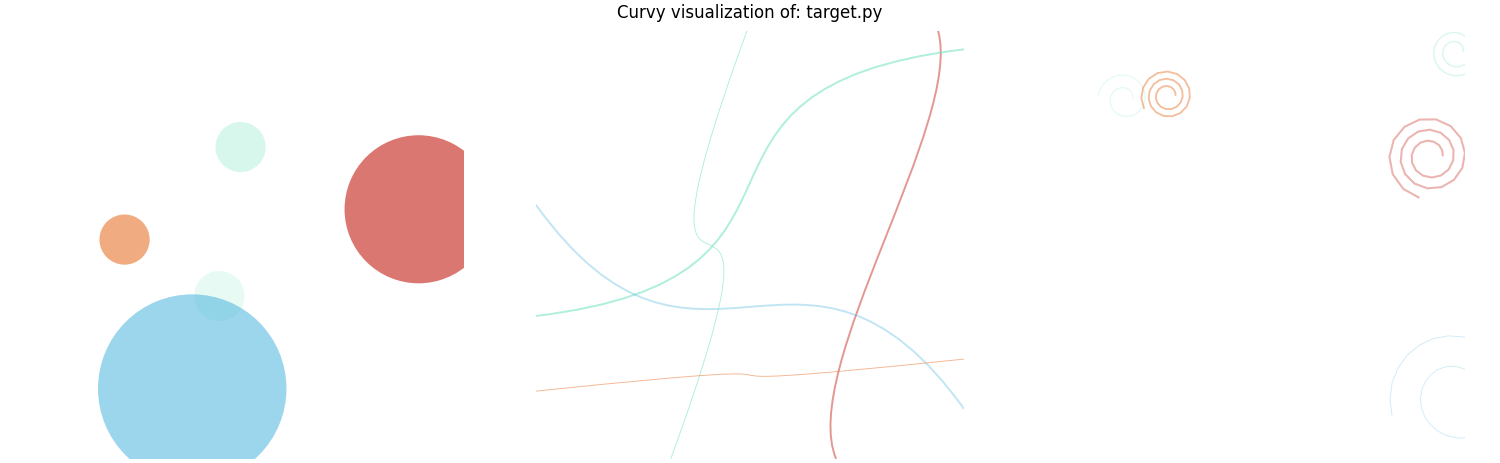

Source code (Python):
#!/usr/bin/env python3
import argparse
import io
import keyword
import math
import random
import tokenize

import matplotlib.pyplot as plt
from matplotlib.path import Path
from matplotlib.patches import PathPatch, Circle


def read_text(path):
    """Read the file as plain text, never executing it."""
    with open(path, "r", encoding="utf-8", errors="replace") as f:
        return f.read()


# --- Tokenization & grouping -------------------------------------------------


def tokenize_source(text):
    """
    Tokenize Python source and group tokens into semantic categories.
    """
    result = []
    reader = io.StringIO(text).readline

    try:
        for tok in tokenize.generate_tokens(reader):
            tok_type, tok_str, start, end, line = tok
            if tok_type in (tokenize.ENCODING, tokenize.NL, tokenize.ENDMARKER):
                continue

            if tok_type == tokenize.COMMENT:
                group = "comment"
            elif tok_type == tokenize.STRING:
                group = "string"
            elif tok_type == tokenize.NUMBER:
                group = "number"
            elif tok_type == tokenize.OP:
                group = "op"
            elif tok_type == tokenize.NAME:
                if keyword.iskeyword(tok_str):
                    group = "keyword"
                else:
                    group = "name"
            else:
                group = "other"

            weight = max(1, len(tok_str))
            result.append(
                {
                    "text": tok_str,
                    "group": group,
                    "weight": weight,
                }
            )
    except tokenize.TokenError:
        result.append({"text": text, "group": "other", "weight": len(text) or 1})

    return result


# --- Utility -----------------------------------------------------------------


PALETTE = {
    "background": "#111111",
    "keyword": "#312AF4",
    "name": "#C41F16",
    "string": "#46B2DD",
    "number": "#151F53",
    "comment": "#E5D7CC",
    "op": "#78E4C4",
    "other": "#EA8040",
}


def color_for_group(group):
    return PALETTE.get(group, PALETTE["other"])


def make_rng_from_text(text):
    seed = hash(text) & 0xFFFFFFFF
    return random.Random(seed)


# --- Curve layouts -----------------------------------------------------------


def build_orbit_layers(tokens, max_items, rng):
    """
    First panel: layered translucent circles ("orbits") around the centre.
    """
    if not tokens:
        return []

    total_weight = sum(t["weight"] for t in tokens) or 1.0

    elements = []
    count = 0
    for t in tokens:
        if count >= max_items:
            break
        group = t["group"]
        w = t["weight"]
        size_factor = 0.03 + 0.12 * (w / total_weight * len(tokens))
        size = max(0.01, min(0.22, size_factor))

        # polar coordinates around centre
        angle = rng.random() * 2 * math.pi
        radius = 0.1 + 0.35 * rng.random()
        cx = 0.5 + radius * math.cos(angle)
        cy = 0.5 + radius * math.sin(angle)

        alpha = 0.15 + 0.6 * rng.random()

        elements.append(
            {
                "type": "circle",
                "x": cx,
                "y": cy,
                "r": size,
                "group": group,
                "alpha": alpha,
            }
        )
        count += 1

    return elements


def build_ribbon_paths(tokens, max_items, rng):
    """
    Second panel: flowing cubic Bezier ribbons across the canvas.
    """
    if not tokens:
        return []

    elements = []
    count = 0
    for t in tokens:
        if count >= max_items:
            break

        group = t["group"]
        w = t["weight"]

        # start edge chosen by group
        side_choice = {
            "keyword": 0,
            "name": 1,
            "string": 2,
            "comment": 3,
        }.get(group, rng.randint(0, 3))

        if side_choice == 0:  # left → right
            x0, y0 = 0.0, rng.random()
            x3, y3 = 1.0, rng.random()
        elif side_choice == 1:  # bottom → top
            x0, y0 = rng.random(), 0.0
            x3, y3 = rng.random(), 1.0
        elif side_choice == 2:  # right → left
            x0, y0 = 1.0, rng.random()
            x3, y3 = 0.0, rng.random()
        else:  # top → bottom
            x0, y0 = rng.random(), 1.0
            x3, y3 = rng.random(), 0.0

        # control points with some curvature
        midx = (x0 + x3) / 2.0
        midy = (y0 + y3) / 2.0
        curve_strength = 0.3 + 0.3 * rng.random()
        angle = rng.random() * 2 * math.pi
        dx = math.cos(angle) * curve_strength
        dy = math.sin(angle) * curve_strength

        x1 = midx + dx
        y1 = midy + dy
        x2 = midx - dx
        y2 = midy - dy

        # clamp to [0,1]
        def clamp(v):
            return max(0.0, min(1.0, v))

        pts = [
            (x0, y0),
            (clamp(x1), clamp(y1)),
            (clamp(x2), clamp(y2)),
            (x3, y3),
        ]

        thickness = 0.002 + 0.012 * min(1.0, math.log(w + 1, 10) + rng.random())
        alpha = 0.2 + 0.5 * rng.random()

        elements.append(
            {
                "type": "bezier",
                "points": pts,
                "group": group,
                "alpha": alpha,
                "lw": thickness * 100,  # matplotlib linewidth (in points)
            }
        )
        count += 1

    return elements


def build_spiral_paths(tokens, max_items, rng):
    """
    Third panel: local spiral / vortex structures anchored by jittered points.
    """
    if not tokens:
        return []

    elements = []
    count = 0
    for t in tokens:
        if count >= max_items:
            break

        group = t["group"]
        w = t["weight"]

        # base centre jittered around canvas with slight bias
        base_x = rng.random()
        base_y = rng.random()

        # more important tokens get bigger spirals
        base_radius = 0.03 + 0.14 * (1.0 / (1.0 + math.exp(-0.3 * (w - 5))))

        turns = 1.0 + rng.random() * 2.0
        steps = 40

        pts = []
        for i in range(steps):
            t_rel = i / (steps - 1)
            angle = 2 * math.pi * turns * t_rel
            radius = base_radius * (0.3 + 0.7 * t_rel)
            x = base_x + radius * math.cos(angle)
            y = base_y + radius * math.sin(angle)
            pts.append((x, y))

        alpha = 0.15 + 0.55 * rng.random()
        lw = 0.3 + 1.4 * rng.random()

        elements.append(
            {
                "type": "polyline",
                "points": pts,
                "group": group,
                "alpha": alpha,
                "lw": lw,
            }
        )
        count += 1

    return elements


# --- Drawing -----------------------------------------------------------------


def draw_curve_panel(ax, elements, background="#050816"):
    ax.set_facecolor(background)
    ax.set_xlim(0, 1)
    ax.set_ylim(0, 1)
    ax.set_aspect("equal")
    ax.axis("off")

    for elem in elements:
        group = elem["group"]
        color = color_for_group(group)
        alpha = elem["alpha"]

        if elem["type"] == "circle":
            c = Circle(
                (elem["x"], elem["y"]),
                elem["r"],
                facecolor=color,
                edgecolor=None,
                alpha=alpha,
            )
            ax.add_patch(c)

        elif elem["type"] == "bezier":
            (x0, y0), (x1, y1), (x2, y2), (x3, y3) = elem["points"]
            verts = [
                (x0, y0),
                (x1, y1),
                (x2, y2),
                (x3, y3),
            ]
            codes = [
                Path.MOVETO,
                Path.CURVE4,
                Path.CURVE4,
                Path.CURVE4,
            ]
            path = Path(verts, codes)
            patch = PathPatch(
                path,
                facecolor="none",
                edgecolor=color,
                linewidth=elem["lw"],
                alpha=alpha,
            )
            ax.add_patch(patch)

        elif elem["type"] == "polyline":
            verts = elem["points"]
            codes = [Path.MOVETO] + [Path.LINETO] * (len(verts) - 1)
            path = Path(verts, codes)
            patch = PathPatch(
                path,
                facecolor="none",
                edgecolor=color,
                linewidth=elem["lw"],
                alpha=alpha,
            )
            ax.add_patch(patch)


def make_figure(tokens, title=None, max_items=300, text_for_seed=""):
    rng = make_rng_from_text(text_for_seed or "".join(t["text"] for t in tokens))

    orbits = build_orbit_layers(tokens, max_items=max_items // 3, rng=rng)
    ribbons = build_ribbon_paths(tokens, max_items=max_items // 2, rng=rng)
    spirals = build_spiral_paths(tokens, max_items=max_items // 2, rng=rng)

    fig, axes = plt.subplots(1, 3, figsize=(15, 5), constrained_layout=True)

    draw_curve_panel(axes[0], orbits, background=PALETTE["background"])
    draw_curve_panel(axes[1], ribbons, background=PALETTE["background"])
    draw_curve_panel(axes[2], spirals, background=PALETTE["background"])

    if title:
        fig.suptitle(title)

    return fig


# --- CLI ---------------------------------------------------------------------


def main():
    parser = argparse.ArgumentParser(
        description=(
            "Visualize a Python source file with orbits, ribbons and spirals.\n"
            "The file is never executed, only read as plain text."
        )
    )
    parser.add_argument("source", help="Path to the .py file to visualize")
    parser.add_argument(
        "-o",
        "--output",
        help="Output image filename (e.g. out.png). "
        "If omitted, the window is just shown.",
    )
    parser.add_argument(
        "--max-items",
        type=int,
        default=350,
        help="Maximum number of visual elements to generate (default: 350)",
    )

    args = parser.parse_args()

    text = read_text(args.source)
    tokens = tokenize_source(text)

    title = f"Curvy visualization of: {args.source}"
    fig = make_figure(tokens, title=title, max_items=args.max_items, text_for_seed=text)

    if args.output:
        fig.savefig(args.output, dpi=300)
    else:
        plt.show()


if __name__ == "__main__":
    main()
